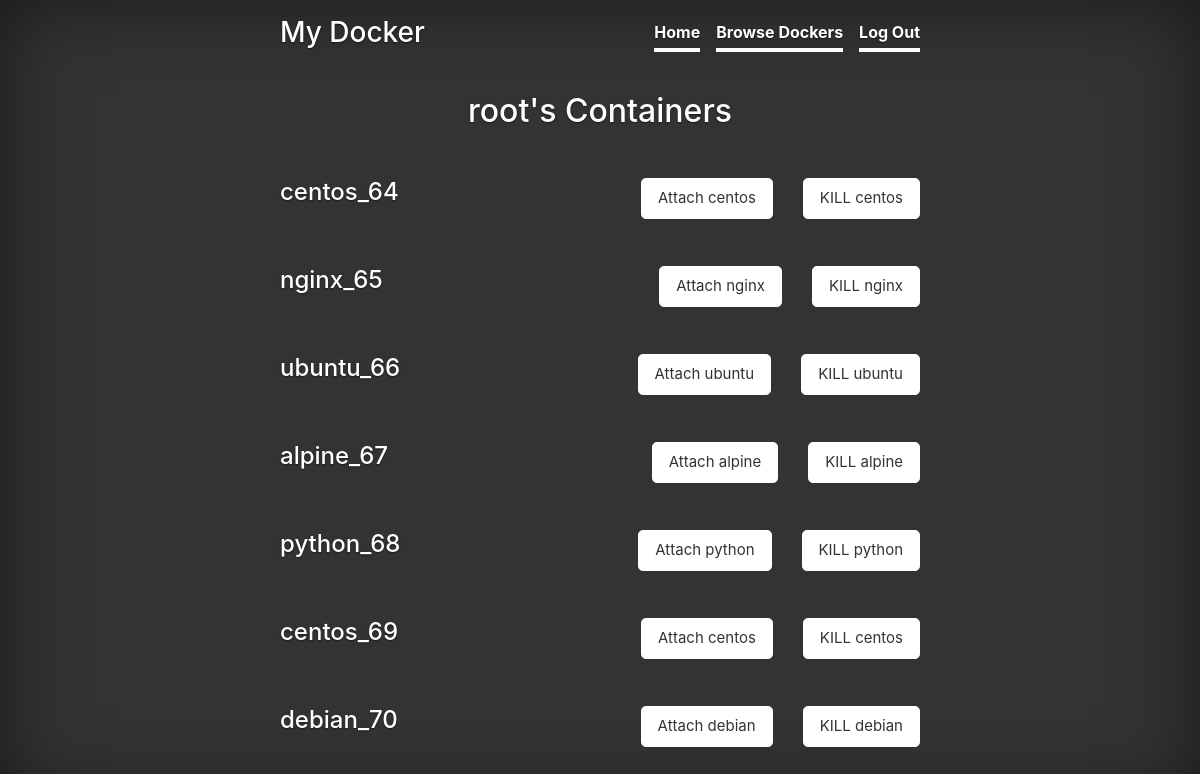
Screenshot of / (signed in) with the database file from the repository.
### users/models.py (models this page shows, shortened)
class Machines(models.Model):
	user = models.ForeignKey(User, on_delete=models.CASCADE,related_name="machine")
	instance_id = models.TextField()
	instance_name = models.TextField()

### users/views.py (the view)
# urls.py: 2. Add a URL to urlpatterns:  path('', views.home, name='home')
def home(request):
    if request.user.is_authenticated:
        username = request.user.username
        u = User.objects.get(username=username)
        user_machines = u.machine.all().values()
        print(user_machines)
        return render(request, 'home.html',{'machine':user_machines})
    else:
        return render(request, 'home.html')

### templates/home.html (shortened to what this page needs)
{% extends 'base.html' %}
{% block content %}
        {% if user.is_authenticated %}
        <p> <br></p>
        <h2>{{ user}}'s Containers</h2>
		<p> <br></p>
        {% for item in machine %}
        <div class=".myDiv">
		<h4 style="float: left">{{ item.instance_name}}_{{item.id}} </h4>
	  <a href="/kill/?id={{item.instance_id}}" class="btn btn-lg btn-secondary" style="float:right; font-size: 15px;  margin-left: 30px"> KILL {{item.instance_name }}</a>
	  <a href="/console/?id={{item.instance_id}}" class="btn btn-lg btn-secondary" style="float:right; font-size: 15px;"> Attach {{item.instance_name }}</a>
		<p> <br><br></p>
		</div>
        {% endfor %}
        {% else %}
        <h1 class="">Launch Your Docker Instance.</h1>
        {% endif %}
    {% endblock %}

### templates/assets/css/cover.css (style rules this page uses)
a, a:focus, a:hover { color: #fff; }
.btn-secondary, .btn-secondary:hover, .btn-secondary:focus { color: #333; text-shadow: none; background-color: #fff; border: .05rem solid #fff; }
html, body { height: 100%; background-color: #333; }
body { display: -ms-flexbox; display: flex; color: #fff; text-shadow: 0 .05rem .1rem rgba(0, 0, 0, .5); box-shadow: inset 0 0 5rem rgba(0, 0, 0, .5); }

### rows the page displays
Machines: instance_name "centos", id "64"
Machines: instance_name "nginx", id "65"
Machines: instance_name "ubuntu", id "66"
Machines: instance_name "alpine", id "67"
Machines: instance_name "python", id "68"
Machines: instance_name "centos", id "69"
Machines: instance_name "debian", id "70"

### other values shown
{{ user }} "root"
